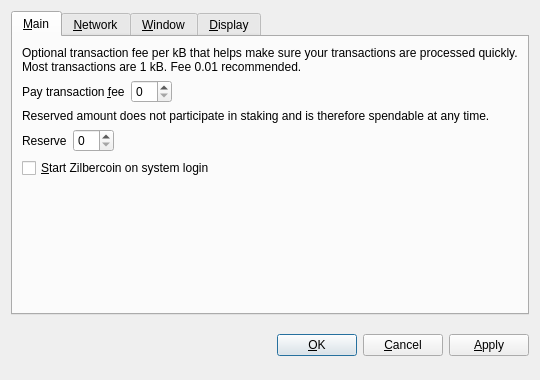
<?xml version="1.0" encoding="UTF-8"?>
<ui version="4.0">
 <class>OptionsDialog</class>
 <widget class="QDialog" name="OptionsDialog">
  <property name="geometry">
   <rect>
    <x>0</x>
    <y>0</y>
    <width>540</width>
    <height>380</height>
   </rect>
  </property>
  <property name="windowTitle">
   <string>Options</string>
  </property>
  <property name="modal">
   <bool>true</bool>
  </property>
  <layout class="QVBoxLayout" name="verticalLayout">
   <item>
    <widget class="QTabWidget" name="tabWidget">
     <property name="tabPosition">
      <enum>QTabWidget::North</enum>
     </property>
     <property name="currentIndex">
      <number>0</number>
     </property>
     <widget class="QWidget" name="tabMain">
      <attribute name="title">
       <string>&amp;Main</string>
      </attribute>
      <layout class="QVBoxLayout" name="verticalLayout_Main">
       <item>
        <widget class="QLabel" name="transactionFeeInfoLabel">
         <property name="text">
          <string>Optional transaction fee per kB that helps make sure your transactions are processed quickly. Most transactions are 1 kB. Fee 0.01 recommended.</string>
         </property>
         <property name="textFormat">
          <enum>Qt::PlainText</enum>
         </property>
         <property name="wordWrap">
          <bool>true</bool>
         </property>
        </widget>
       </item>
       <item>
        <layout class="QHBoxLayout" name="horizontalLayoutFee">
         <item>
          <widget class="QLabel" name="transactionFeeLabel">
           <property name="text">
            <string>Pay transaction &amp;fee</string>
           </property>
           <property name="textFormat">
            <enum>Qt::PlainText</enum>
           </property>
           <property name="buddy">
            <cstring>transactionFee</cstring>
           </property>
          </widget>
         </item>
         <item>
          <widget class="BitcoinAmountField" name="transactionFee"/>
         </item>
         <item>
          <spacer name="horizontalSpacerFee">
           <property name="orientation">
            <enum>Qt::Horizontal</enum>
           </property>
           <property name="sizeHint" stdset="0">
            <size>
             <width>40</width>
             <height>20</height>
            </size>
           </property>
          </spacer>
         </item>
        </layout>
       </item>
       <item>
        <widget class="QLabel" name="reserveBalanceInfoLabel">
         <property name="text">
          <string>Reserved amount does not participate in staking and is therefore spendable at any time.</string>
         </property>
         <property name="textFormat">
          <enum>Qt::PlainText</enum>
         </property>
         <property name="wordWrap">
          <bool>true</bool>
         </property>
        </widget>
       </item>
       <item>
        <layout class="QHBoxLayout" name="horizontalLayoutReserveBalance">
         <item>
          <widget class="QLabel" name="reserveBalanceLabel">
           <property name="text">
            <string>Reserve</string>
           </property>
           <property name="textFormat">
            <enum>Qt::PlainText</enum>
           </property>
           <property name="buddy">
            <cstring>reserveBalance</cstring>
           </property>
          </widget>
         </item>
         <item>
          <widget class="BitcoinAmountField" name="reserveBalance"/>
         </item>
         <item>
          <spacer name="horizontalSpacerReserveBalance">
           <property name="orientation">
            <enum>Qt::Horizontal</enum>
           </property>
           <property name="sizeHint" stdset="0">
            <size>
             <width>40</width>
             <height>20</height>
            </size>
           </property>
          </spacer>
         </item>
        </layout>
       </item>
       <item>
        <widget class="QCheckBox" name="bitcoinAtStartup">
         <property name="toolTip">
          <string>Automatically start Zilbercoin after logging in to the system.</string>
         </property>
         <property name="text">
          <string>&amp;Start Zilbercoin on system login</string>
         </property>
        </widget>
       </item>
       <item>
        <spacer name="verticalSpacer_Main">
         <property name="orientation">
          <enum>Qt::Vertical</enum>
         </property>
         <property name="sizeHint" stdset="0">
          <size>
           <width>20</width>
           <height>40</height>
          </size>
         </property>
        </spacer>
       </item>
      </layout>
     </widget>
     <widget class="QWidget" name="tabNetwork">
      <attribute name="title">
       <string>&amp;Network</string>
      </attribute>
      <layout class="QVBoxLayout" name="verticalLayout_Network">
       <item>
        <widget class="QCheckBox" name="mapPortUpnp">
         <property name="toolTip">
          <string>Automatically open the Zilbercoin client port on the router. This only works when your router supports UPnP and it is enabled.</string>
         </property>
         <property name="text">
          <string>Map port using &amp;UPnP</string>
         </property>
        </widget>
       </item>
       <item>
        <widget class="QCheckBox" name="connectSocks">
         <property name="toolTip">
          <string>Connect to the Zilbercoin network through a SOCKS5 proxy (e.g. when connecting through Tor).</string>
         </property>
         <property name="text">
          <string>&amp;Connect through SOCKS5 proxy:</string>
         </property>
        </widget>
       </item>
       <item>
        <layout class="QHBoxLayout" name="horizontalLayout_Network">
         <item>
          <widget class="QLabel" name="proxyIpLabel">
           <property name="text">
            <string>Proxy &amp;IP:</string>
           </property>
           <property name="textFormat">
            <enum>Qt::PlainText</enum>
           </property>
           <property name="buddy">
            <cstring>proxyIp</cstring>
           </property>
          </widget>
         </item>
         <item>
          <widget class="QValidatedLineEdit" name="proxyIp">
           <property name="maximumSize">
            <size>
             <width>140</width>
             <height>16777215</height>
            </size>
           </property>
           <property name="toolTip">
            <string>IP address of the proxy (e.g. 127.0.0.1)</string>
           </property>
          </widget>
         </item>
         <item>
          <widget class="QLabel" name="proxyPortLabel">
           <property name="text">
            <string>&amp;Port:</string>
           </property>
           <property name="textFormat">
            <enum>Qt::PlainText</enum>
           </property>
           <property name="buddy">
            <cstring>proxyPort</cstring>
           </property>
          </widget>
         </item>
         <item>
          <widget class="QLineEdit" name="proxyPort">
           <property name="maximumSize">
            <size>
             <width>55</width>
             <height>16777215</height>
            </size>
           </property>
           <property name="toolTip">
            <string>Port of the proxy (e.g. 9050)</string>
           </property>
          </widget>
         </item>
         <item>
          <spacer name="horizontalSpacer_Network">
           <property name="orientation">
            <enum>Qt::Horizontal</enum>
           </property>
           <property name="sizeHint" stdset="0">
            <size>
             <width>40</width>
             <height>20</height>
            </size>
           </property>
          </spacer>
         </item>
        </layout>
       </item>
       <item>
        <spacer name="verticalSpacer_Network">
         <property name="orientation">
          <enum>Qt::Vertical</enum>
         </property>
         <property name="sizeHint" stdset="0">
          <size>
           <width>20</width>
           <height>40</height>
          </size>
         </property>
        </spacer>
       </item>
      </layout>
     </widget>
     <widget class="QWidget" name="tabWindow">
      <attribute name="title">
       <string>&amp;Window</string>
      </attribute>
      <layout class="QVBoxLayout" name="verticalLayout_Window">
       <item>
        <widget class="QCheckBox" name="minimizeToTray">
         <property name="toolTip">
          <string>Show only a tray icon after minimizing the window.</string>
         </property>
         <property name="text">
          <string>&amp;Minimize to the tray instead of the taskbar</string>
         </property>
        </widget>
       </item>
       <item>
        <widget class="QCheckBox" name="minimizeOnClose">
         <property name="toolTip">
          <string>Minimize instead of exit the application when the window is closed. When this option is enabled, the application will be closed only after selecting Quit in the menu.</string>
         </property>
         <property name="text">
          <string>M&amp;inimize on close</string>
         </property>
        </widget>
       </item>
       <item>
        <spacer name="verticalSpacer_Window">
         <property name="orientation">
          <enum>Qt::Vertical</enum>
         </property>
         <property name="sizeHint" stdset="0">
          <size>
           <width>20</width>
           <height>40</height>
          </size>
         </property>
        </spacer>
       </item>
      </layout>
     </widget>
     <widget class="QWidget" name="tabDisplay">
      <attribute name="title">
       <string>&amp;Display</string>
      </attribute>
      <layout class="QVBoxLayout" name="verticalLayout_Display">
       <item>
        <layout class="QHBoxLayout" name="horizontalLayout_1_Display">
         <item>
          <widget class="QLabel" name="langLabel">
           <property name="text">
            <string>User Interface &amp;language:</string>
           </property>
           <property name="textFormat">
            <enum>Qt::PlainText</enum>
           </property>
           <property name="buddy">
            <cstring>lang</cstring>
           </property>
          </widget>
         </item>
         <item>
          <widget class="QValueComboBox" name="lang">
           <property name="toolTip">
            <string>The user interface language can be set here. This setting will take effect after restarting Zilbercoin.</string>
           </property>
          </widget>
         </item>
        </layout>
       </item>
       <item>
        <layout class="QHBoxLayout" name="horizontalLayout_2_Display">
         <item>
          <widget class="QLabel" name="unitLabel">
           <property name="text">
            <string>&amp;Unit to show amounts in:</string>
           </property>
           <property name="textFormat">
            <enum>Qt::PlainText</enum>
           </property>
           <property name="buddy">
            <cstring>unit</cstring>
           </property>
          </widget>
         </item>
         <item>
          <widget class="QValueComboBox" name="unit">
           <property name="toolTip">
            <string>Choose the default subdivision unit to show in the interface and when sending coins.</string>
           </property>
          </widget>
         </item>
        </layout>
       </item>
       <item>
        <widget class="QCheckBox" name="coinControlFeatures">
         <property name="toolTip">
          <string>Whether to show coin control features or not.</string>
         </property>
         <property name="text">
          <string>Display coin &amp;control features (experts only!)</string>
         </property>
        </widget>
       </item>
       <item>
        <widget class="QCheckBox" name="useBlackTheme">
         <property name="text">
          <string>Use black visual theme (requires restart)</string>
         </property>
        </widget>
       </item>
       <item>
        <spacer name="verticalSpacer_Display">
         <property name="orientation">
          <enum>Qt::Vertical</enum>
         </property>
         <property name="sizeHint" stdset="0">
          <size>
           <width>20</width>
           <height>40</height>
          </size>
         </property>
        </spacer>
       </item>
      </layout>
     </widget>
    </widget>
   </item>
   <item>
    <layout class="QHBoxLayout" name="horizontalLayout_Buttons">
     <item>
      <spacer name="horizontalSpacer_1">
       <property name="orientation">
        <enum>Qt::Horizontal</enum>
       </property>
       <property name="sizeHint" stdset="0">
        <size>
         <width>40</width>
         <height>48</height>
        </size>
       </property>
      </spacer>
     </item>
     <item>
      <widget class="QLabel" name="statusLabel">
       <property name="font">
        <font>
         <weight>75</weight>
         <bold>true</bold>
        </font>
       </property>
       <property name="text">
        <string/>
       </property>
       <property name="textFormat">
        <enum>Qt::PlainText</enum>
       </property>
       <property name="wordWrap">
        <bool>true</bool>
       </property>
      </widget>
     </item>
     <item>
      <spacer name="horizontalSpacer_2">
       <property name="orientation">
        <enum>Qt::Horizontal</enum>
       </property>
       <property name="sizeHint" stdset="0">
        <size>
         <width>40</width>
         <height>48</height>
        </size>
       </property>
      </spacer>
     </item>
     <item>
      <widget class="QPushButton" name="okButton">
       <property name="text">
        <string>&amp;OK</string>
       </property>
      </widget>
     </item>
     <item>
      <widget class="QPushButton" name="cancelButton">
       <property name="text">
        <string>&amp;Cancel</string>
       </property>
       <property name="autoDefault">
        <bool>false</bool>
       </property>
      </widget>
     </item>
     <item>
      <widget class="QPushButton" name="applyButton">
       <property name="text">
        <string>&amp;Apply</string>
       </property>
       <property name="autoDefault">
        <bool>false</bool>
       </property>
      </widget>
     </item>
    </layout>
   </item>
  </layout>
 </widget>
 <customwidgets>
  <customwidget>
   <class>BitcoinAmountField</class>
   <extends>QSpinBox</extends>
   <header>bitcoinamountfield.h</header>
  </customwidget>
  <customwidget>
   <class>QValueComboBox</class>
   <extends>QComboBox</extends>
   <header>qvaluecombobox.h</header>
  </customwidget>
  <customwidget>
   <class>QValidatedLineEdit</class>
   <extends>QLineEdit</extends>
   <header>qvalidatedlineedit.h</header>
  </customwidget>
 </customwidgets>
 <resources/>
 <connections/>
</ui>
